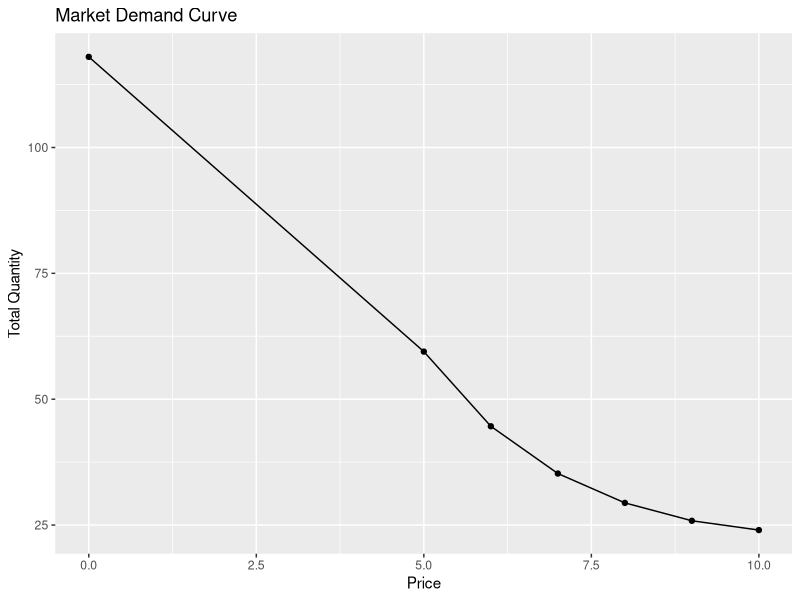

Here is the R script that generated this plot:
library(dplyr)
library(tidyr)
library(purrr)
library(ggplot2)

# Sample Data
df <- tibble(
  respondent_id = 1:6,
  P0 = 0,
  Q0 = c(20, 15, 30, 10, 25, 18), # Quantity if free
  P_epsilon = c(2, 3, 4, 1, 2.5, 3), # Smallest price that reduces Q
  P_max = c(6, 8, 10, 5, 7, 9), # Max WTP
  Q_max = c(5, 4, 6, 2, 3, 4) # Quantity at max WTP
)

# Exponential Decay Model
exp_decay_monotonic <- function(P_seq, P0, Q0, P_epsilon, P_max, Q_max) {
  Q <- numeric(length(P_seq))
  
  if (Q_max < Q0) {
    k <- log(Q0 / Q_max) / (P_max - P_epsilon)  # Corrected sign
  } else {
    k <- Inf  # Invalid case, assume sharp drop-off
  }
  
  for (i in seq_along(P_seq)) {
    P <- P_seq[i]
    
    if (P <= P_epsilon) {
      Q[i] <- Q0  # Flat demand up to P_epsilon
    } else if (P <= P_max) {
      Q[i] <- Q0 * exp(-k * (P - P_epsilon))
    } else {
      Q[i] <- Q_max  # Should approach Q_max at P_max
    }
  }
  
  return(Q)
}

# Function to apply model to all respondents
compute_individual_demand <- function(df, price_seq) {
  df %>%
    rowwise() %>%
    mutate(Q_predicted = list(exp_decay_monotonic(
      P_seq = price_seq,
      P0 = 0,
      Q0 = Q0,  
      P_epsilon = P_epsilon,  
      P_max = P_max,  
      Q_max = Q_max  
    ))) %>%
    unnest(Q_predicted) %>%
    mutate(price = rep(price_seq, times = nrow(df))) %>%
    select(price, Q_predicted, respondent_id)
}

# Define the price sequence
price_seq <- unique(sort(c(0, unique(df$P_max))))

# Compute demand curves
demand_curves <- compute_individual_demand(df, price_seq)

# Aggregate total demand
market_demand <- demand_curves %>%
  group_by(price) %>%
  summarise(total_quantity = sum(Q_predicted, na.rm = TRUE))

# Visualizing the demand curve
ggplot(market_demand, aes(x = price, y = total_quantity)) +
  geom_point() +
  geom_line() +
  labs(title = "Market Demand Curve", x = "Price", y = "Total Quantity")

